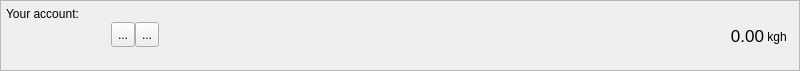
<?xml version="1.0" encoding="UTF-8"?>
<ui version="4.0">
 <class>AccountFrame</class>
 <widget class="QFrame" name="AccountFrame">
  <property name="geometry">
   <rect>
    <x>0</x>
    <y>0</y>
    <width>800</width>
    <height>71</height>
   </rect>
  </property>
  <property name="minimumSize">
   <size>
    <width>0</width>
    <height>70</height>
   </size>
  </property>
  <property name="maximumSize">
   <size>
    <width>16777215</width>
    <height>71</height>
   </size>
  </property>
  <property name="windowTitle">
   <string>Frame</string>
  </property>
  <property name="frameShape">
   <enum>QFrame::StyledPanel</enum>
  </property>
  <property name="frameShadow">
   <enum>QFrame::Plain</enum>
  </property>
  <layout class="QHBoxLayout" name="horizontalLayout_3">
   <property name="spacing">
    <number>0</number>
   </property>
   <property name="leftMargin">
    <number>5</number>
   </property>
   <property name="topMargin">
    <number>0</number>
   </property>
   <property name="rightMargin">
    <number>5</number>
   </property>
   <property name="bottomMargin">
    <number>0</number>
   </property>
   <item>
    <layout class="QVBoxLayout" name="verticalLayout_3">
     <property name="spacing">
      <number>1</number>
     </property>
     <property name="leftMargin">
      <number>0</number>
     </property>
     <property name="rightMargin">
      <number>0</number>
     </property>
     <item>
      <widget class="QLabel" name="label">
       <property name="minimumSize">
        <size>
         <width>0</width>
         <height>20</height>
        </size>
       </property>
       <property name="maximumSize">
        <size>
         <width>16777215</width>
         <height>20</height>
        </size>
       </property>
       <property name="text">
        <string>Your account:</string>
       </property>
       <property name="alignment">
        <set>Qt::AlignBottom|Qt::AlignLeading|Qt::AlignLeft</set>
       </property>
       <property name="margin">
        <number>0</number>
       </property>
       <property name="indent">
        <number>0</number>
       </property>
      </widget>
     </item>
     <item>
      <layout class="QHBoxLayout" name="horizontalLayout">
       <property name="spacing">
        <number>0</number>
       </property>
       <property name="bottomMargin">
        <number>0</number>
       </property>
       <item>
        <widget class="QLabel" name="m_addressLabel">
         <property name="sizePolicy">
          <sizepolicy hsizetype="Minimum" vsizetype="Preferred">
           <horstretch>0</horstretch>
           <verstretch>0</verstretch>
          </sizepolicy>
         </property>
         <property name="minimumSize">
          <size>
           <width>100</width>
           <height>22</height>
          </size>
         </property>
         <property name="maximumSize">
          <size>
           <width>16777215</width>
           <height>22</height>
          </size>
         </property>
         <property name="baseSize">
          <size>
           <width>0</width>
           <height>22</height>
          </size>
         </property>
         <property name="cursor">
          <cursorShape>IBeamCursor</cursorShape>
         </property>
         <property name="toolTip">
          <string>Your receiving address</string>
         </property>
         <property name="whatsThis">
          <string>This is your account address</string>
         </property>
         <property name="text">
          <string/>
         </property>
         <property name="alignment">
          <set>Qt::AlignBottom|Qt::AlignLeading|Qt::AlignLeft</set>
         </property>
         <property name="textInteractionFlags">
          <set>Qt::TextSelectableByKeyboard|Qt::TextSelectableByMouse</set>
         </property>
        </widget>
       </item>
       <item>
        <spacer name="horizontalSpacer_2">
         <property name="orientation">
          <enum>Qt::Horizontal</enum>
         </property>
         <property name="sizeType">
          <enum>QSizePolicy::Fixed</enum>
         </property>
         <property name="sizeHint" stdset="0">
          <size>
           <width>5</width>
           <height>25</height>
          </size>
         </property>
        </spacer>
       </item>
       <item>
        <widget class="QToolButton" name="m_copyButton">
         <property name="minimumSize">
          <size>
           <width>0</width>
           <height>25</height>
          </size>
         </property>
         <property name="toolTip">
          <string>Copy address</string>
         </property>
         <property name="statusTip">
          <string/>
         </property>
         <property name="whatsThis">
          <string/>
         </property>
         <property name="text">
          <string>...</string>
         </property>
         <property name="icon">
          <iconset resource="../../resources.qrc">
           <normaloff>:/icons/copy</normaloff>:/icons/copy</iconset>
         </property>
        </widget>
       </item>
       <item>
        <widget class="QToolButton" name="m_qrButton">
         <property name="minimumSize">
          <size>
           <width>0</width>
           <height>25</height>
          </size>
         </property>
         <property name="toolTip">
          <string>Show QR code</string>
         </property>
         <property name="statusTip">
          <string/>
         </property>
         <property name="text">
          <string>...</string>
         </property>
         <property name="icon">
          <iconset resource="../../resources.qrc">
           <normaloff>:/icons/qrcode</normaloff>:/icons/qrcode</iconset>
         </property>
        </widget>
       </item>
       <item>
        <spacer name="horizontalSpacer">
         <property name="orientation">
          <enum>Qt::Horizontal</enum>
         </property>
         <property name="sizeHint" stdset="0">
          <size>
           <width>0</width>
           <height>25</height>
          </size>
         </property>
        </spacer>
       </item>
       <item>
        <widget class="QLabel" name="totalBalance">
         <property name="sizePolicy">
          <sizepolicy hsizetype="Preferred" vsizetype="Preferred">
           <horstretch>0</horstretch>
           <verstretch>0</verstretch>
          </sizepolicy>
         </property>
         <property name="maximumSize">
          <size>
           <width>16777215</width>
           <height>24</height>
          </size>
         </property>
         <property name="font">
          <font>
           <pointsize>13</pointsize>
           <weight>50</weight>
           <bold>false</bold>
          </font>
         </property>
         <property name="toolTip">
          <string>Total balance</string>
         </property>
         <property name="statusTip">
          <string>Total balance</string>
         </property>
         <property name="text">
          <string>0.00</string>
         </property>
         <property name="alignment">
          <set>Qt::AlignBottom|Qt::AlignRight|Qt::AlignTrailing</set>
         </property>
         <property name="margin">
          <number>0</number>
         </property>
         <property name="textInteractionFlags">
          <set>Qt::TextSelectableByMouse</set>
         </property>
        </widget>
       </item>
       <item>
        <widget class="QLabel" name="label_2">
         <property name="sizePolicy">
          <sizepolicy hsizetype="Preferred" vsizetype="Fixed">
           <horstretch>0</horstretch>
           <verstretch>0</verstretch>
          </sizepolicy>
         </property>
         <property name="minimumSize">
          <size>
           <width>30</width>
           <height>20</height>
          </size>
         </property>
         <property name="maximumSize">
          <size>
           <width>16777215</width>
           <height>20</height>
          </size>
         </property>
         <property name="baseSize">
          <size>
           <width>-1</width>
           <height>20</height>
          </size>
         </property>
         <property name="text">
          <string> kgh</string>
         </property>
         <property name="alignment">
          <set>Qt::AlignBottom|Qt::AlignLeading|Qt::AlignLeft</set>
         </property>
         <property name="margin">
          <number>0</number>
         </property>
        </widget>
       </item>
      </layout>
     </item>
     <item>
      <widget class="QLabel" name="addressStatusLabel">
       <property name="minimumSize">
        <size>
         <width>0</width>
         <height>20</height>
        </size>
       </property>
       <property name="maximumSize">
        <size>
         <width>16777215</width>
         <height>20</height>
        </size>
       </property>
       <property name="text">
        <string/>
       </property>
       <property name="alignment">
        <set>Qt::AlignLeading|Qt::AlignLeft|Qt::AlignTop</set>
       </property>
       <property name="margin">
        <number>0</number>
       </property>
       <property name="indent">
        <number>0</number>
       </property>
      </widget>
     </item>
    </layout>
   </item>
  </layout>
 </widget>
 <resources>
  <include location="../../resources.qrc"/>
 </resources>
 <connections>
  <connection>
   <sender>m_copyButton</sender>
   <signal>clicked()</signal>
   <receiver>AccountFrame</receiver>
   <slot>copyAddress()</slot>
   <hints>
    <hint type="sourcelabel">
     <x>818</x>
     <y>26</y>
    </hint>
    <hint type="destinationlabel">
     <x>422</x>
     <y>295</y>
    </hint>
   </hints>
  </connection>
  <connection>
   <sender>m_qrButton</sender>
   <signal>clicked()</signal>
   <receiver>AccountFrame</receiver>
   <slot>showQR()</slot>
   <hints>
    <hint type="sourcelabel">
     <x>802</x>
     <y>34</y>
    </hint>
    <hint type="destinationlabel">
     <x>494</x>
     <y>35</y>
    </hint>
   </hints>
  </connection>
 </connections>
 <slots>
  <slot>copyAddress()</slot>
 </slots>
</ui>
